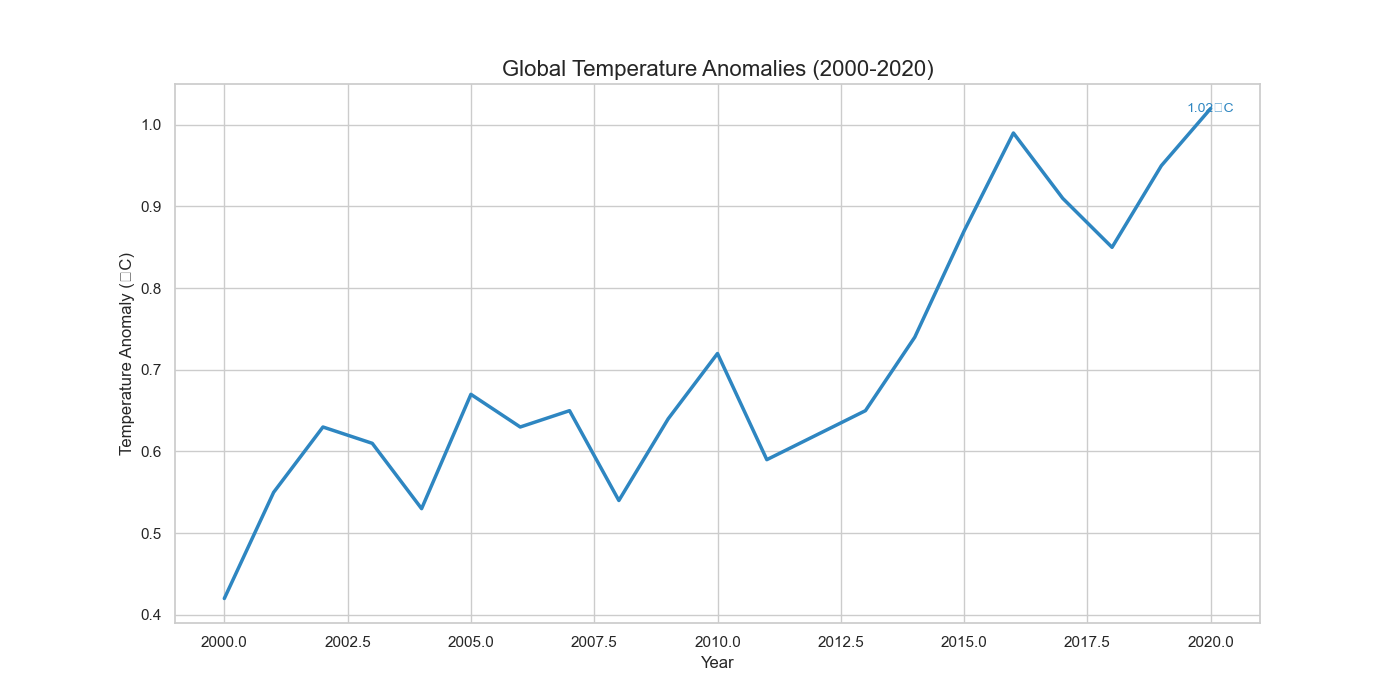

Reproduce this figure in Python.

import seaborn as sns
import matplotlib.pyplot as plt
import pandas as pd

# Prepare the data
data = {
    'Year': list(range(2000, 2021)),
    'Global_Temperature_Anomaly': [0.42, 0.55, 0.63, 0.61, 0.53, 0.67, 0.63, 0.65, 0.54, 0.64, 0.72, 0.59, 0.62, 0.65, 0.74, 0.87, 0.99, 0.91, 0.85, 0.95, 1.02]
}

# Create DataFrame
df = pd.DataFrame(data)

# Set the style
sns.set_style("whitegrid")

# Create the line chart
plt.figure(figsize=(14, 7))
ax = sns.lineplot(x='Year', y='Global_Temperature_Anomaly', data=df, color='#2E86C1', linewidth=2.5)

# Annotating the last data point
plt.text(x=df['Year'].iloc[-1], y=df['Global_Temperature_Anomaly'].iloc[-1], s=f"{df['Global_Temperature_Anomaly'].iloc[-1]}°C", 
         color='#2E86C1', va='center', ha='center', fontsize=10)

# Setting the title and labels
plt.title('Global Temperature Anomalies (2000-2020)', fontsize=16, loc='center')
plt.xlabel('Year', fontsize=12)
plt.ylabel('Temperature Anomaly (°C)', fontsize=12)

# Display the plot
plt.show()
